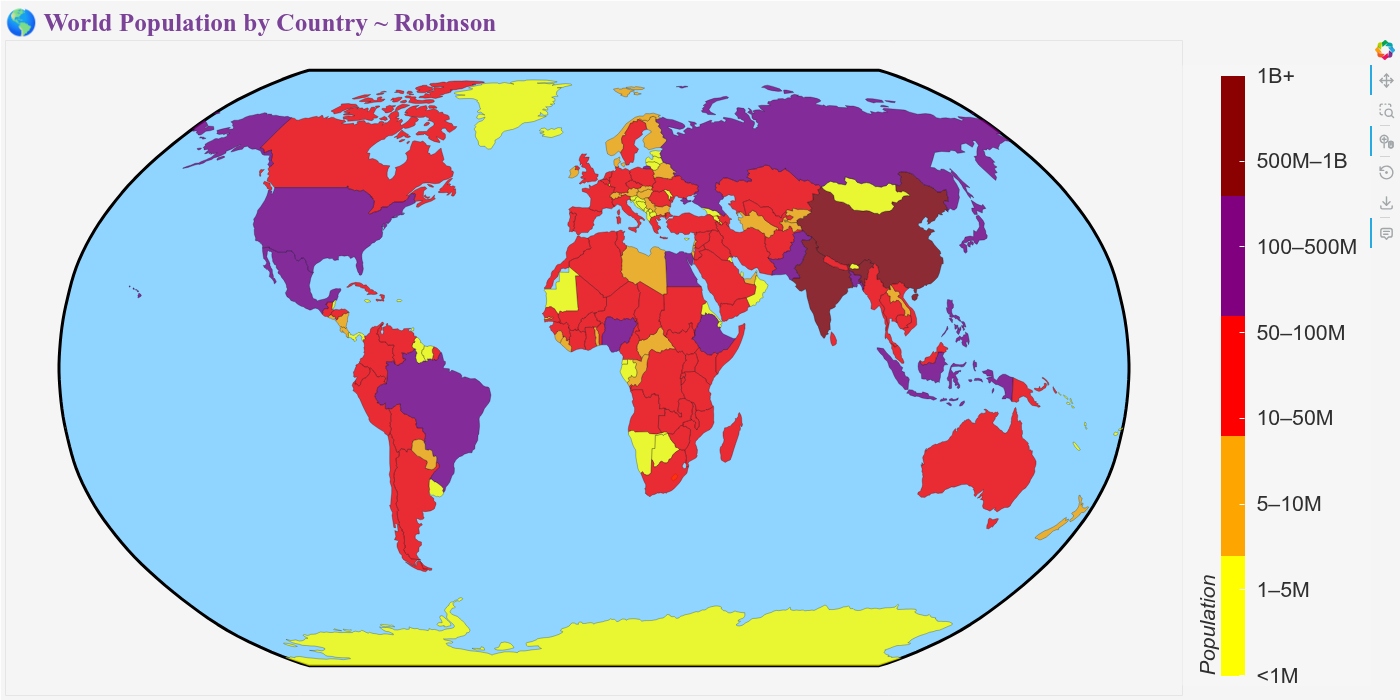

The Python source for this figure:
from butils import *
# READ DATA
pop_data = requests.get("https://raw.githubusercontent.com/mixstam1821/bokeh_showcases/refs/heads/main/assets0/pop2022.json").json()
url = "https://raw.githubusercontent.com/python-visualization/folium/master/examples/data/world-countries.json"
world_geo = requests.get(url).json()
pop_dict = {item['name']: item['value'] for item in pop_data}
for feature in world_geo['features']:
    country = feature['properties']['name']
    value = pop_dict.get(country, None)
    # Country name fallbacks
    if value is None:
        if country == 'United States of America': value = pop_dict.get('United States')
        elif country == 'Russian Federation': value = pop_dict.get('Russia')
        elif country == 'Czech Republic': value = pop_dict.get('Czech Rep.')
        elif country == "Democratic Republic of the Congo": value = pop_dict.get("Dem. Rep. Congo")
        elif country == "Republic of the Congo": value = pop_dict.get("Congo")
        elif country == "Korea, Republic of": value = pop_dict.get("Korea")
        elif country == "Egypt, Arab Rep.": value = pop_dict.get("Egypt")
        # ... add more custom matches if needed
    feature['properties']['population'] = value
    
projection = ccrs.Robinson(); projName = 'Robinson'           # Robinson projection
# projection = ccrs.EckertIV() ; projName = 'EckertIV'          # Eckert IV projection
# projection = ccrs.Sinusoidal(); projName = 'Sinusoidal'           # Sinusoidal projection
# projection = ccrs.Miller() ; projName = 'Miller'          # Miller projection
# projection = ccrs.AlbersEqualArea() ; projName = 'AlbersEqualArea'          # AlbersEqualArea projection
# projection = ccrs.PlateCarree() ; projName = 'PlateCarree'          # PlateCarree projection
# projection = ccrs.Orthographic(central_longitude = -80); projName = 'Orthographic'           # Orthographic projection
# projection = ccrs.Mollweide() ; projName = 'Mollweide'         # Mollweide projection  
# projection = ccrs.EqualEarth(); projName = 'EqualEarth' 

palette2 = ["yellow", "orange", "red", "purple", "darkred"]
bin_edges = [0, 1e6, 5e6, 1e7, 5e7, 1e8, 5e8, 1e9, 2e9]
bin_labels = ["<1M", "1–5M", "5–10M", "10–50M", "50–100M", "100–500M", "500M–1B", "1B+"]

p1 = plot_world_population(world_geo, projection, projName,
                      palette=palette2,
                      bin_labels=bin_labels,
                      bin_edges=bin_edges)
save_plot(p1, "output/geo_02")
